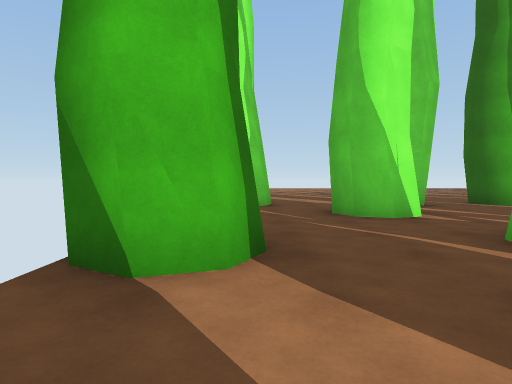
[1] (above)

17 first-person views from a walk through a 3-D level made in the Unity game engine. The camera is 1.2 m above the floor, tilts 2° down and sees 80° across. The floor is counted in squares, 2 m on a side. Each view is taken from the middle of a square. On the plan, view 1 faces up. The plan holds only what a view shows up to about 9 squares ahead; the rest is blank. The place goes on beyond the plan.

[2]
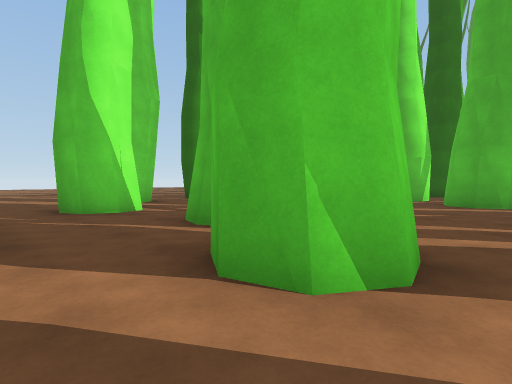

[3]
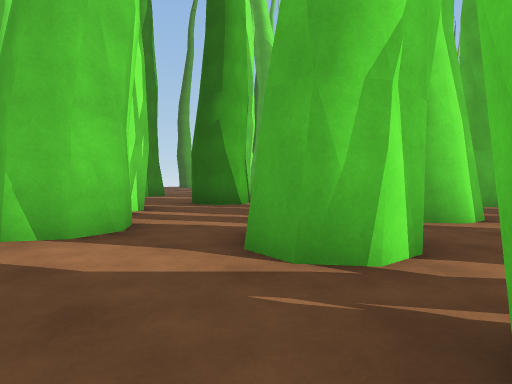

[4]
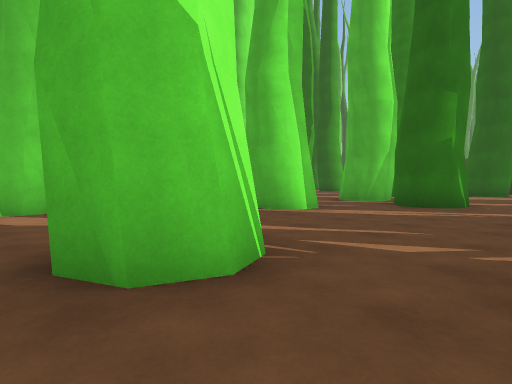

[5]
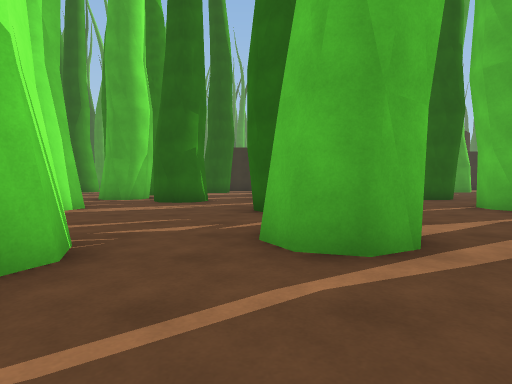

[6]
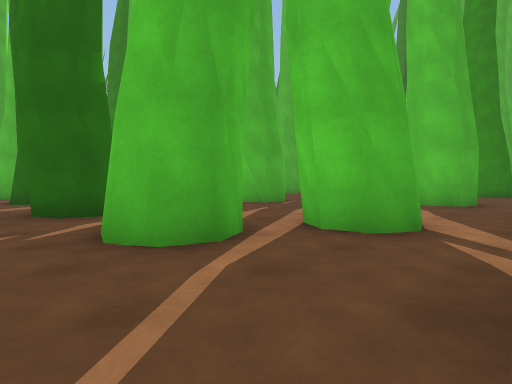

[7]
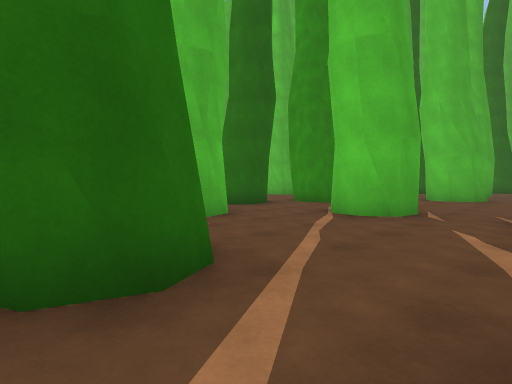

[8]
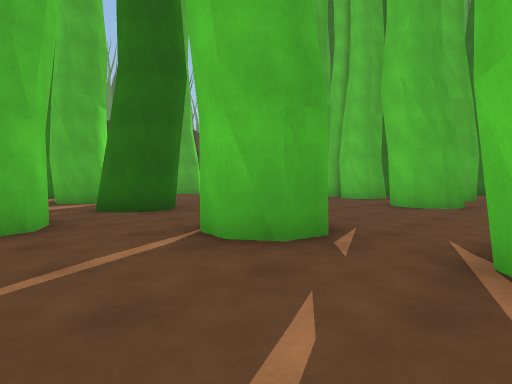

[9]
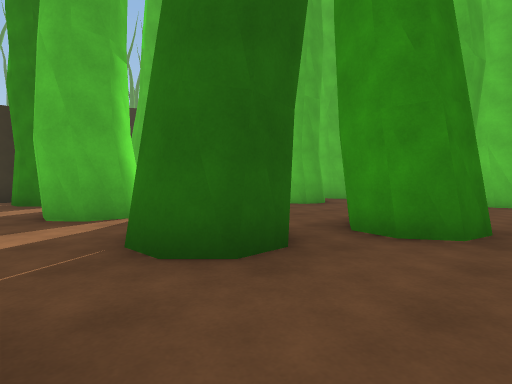

[10]
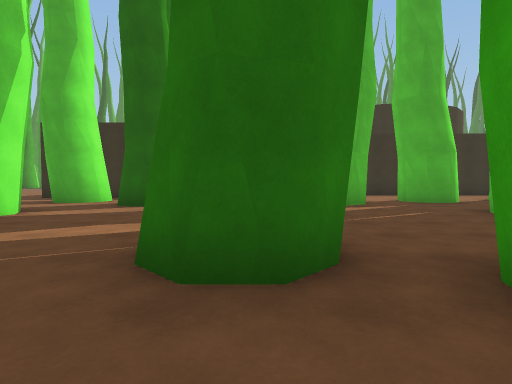

[11]
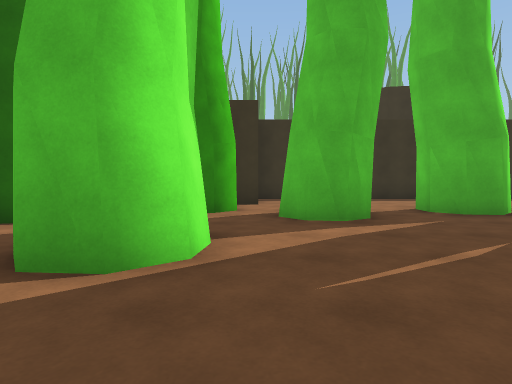

[12]
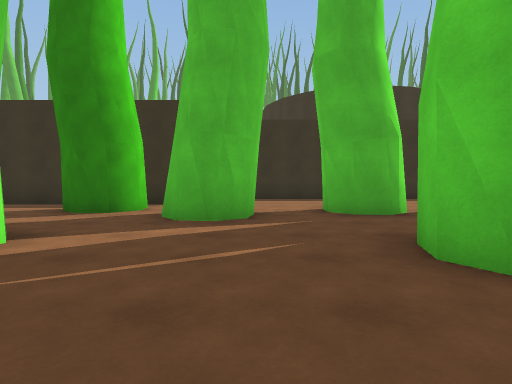

[13]
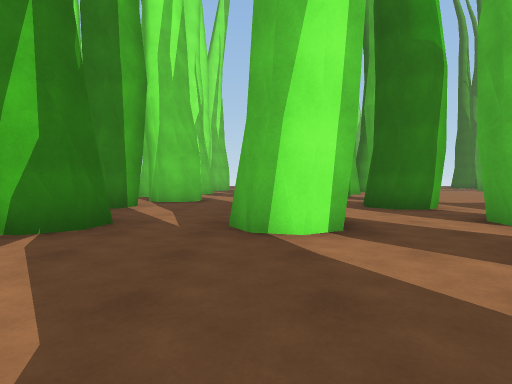

[14]
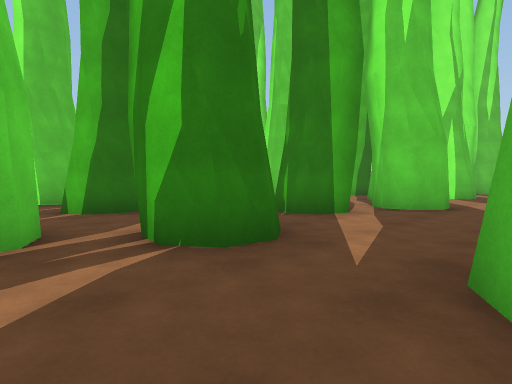

[15]
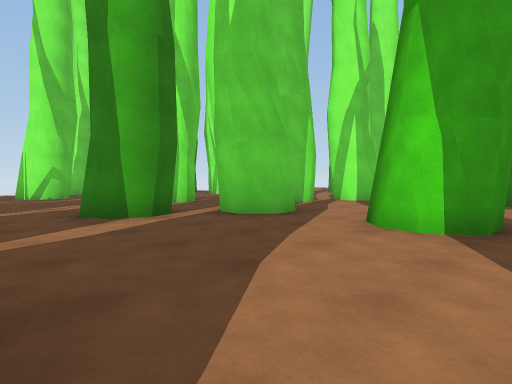

[16]
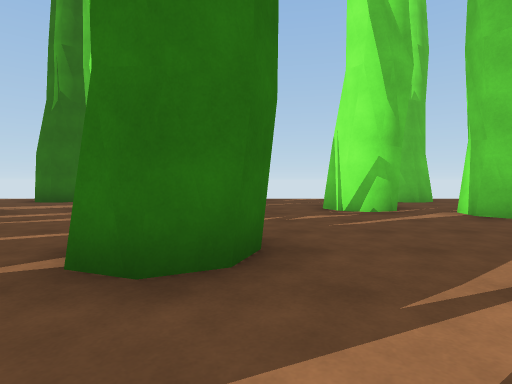

[17]
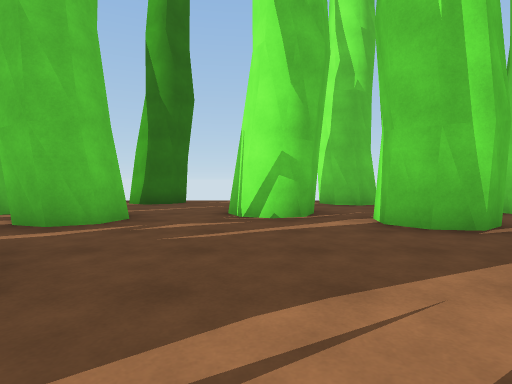

### Floor plan
Key: @ floor where view 1 was taken; # wall or solid block; . floor; O other object.
Columns run from 1 left of view 1 to 20 right of it. Each row starts with its distance up from view 1.
 10   ..
  9   ..  ..
  8  O..O#.#O
  7 O... ...
  6  ..# ..
  5  ..O..
  4  .......
  3  O..O .#
  2 #...##.O  .#   #
  1 ...#......O..  .
  0  @.O......#O.. .
 -1  ......    ... .
 -2  O..O#.##..O#.#O.
 -3  #..##.#O..##..#..
 -4   .#......##.....O
 -5  ..OO.....O#.....##.
 -6 ....................
 -7 #...O..##..O......#
 -8  O..##.O#..#O.O#..#O
 -9  ...................#
-10  ..#.....O#......OO.#
-11  ..O............. ..#
-12   .....##..O...#....#
-13  O..O#.#O..O .O#..#O#
-14  ...................#
-15   .## ....O#.....O  .
-16   .O  ....O .....#....
-17       ..... ..........
-18       .##.. O.O#..#O..
-19       .O ..  .## .O.

Positions as (right, up) in squares from view 1, and headings:
1: (0, 0), facing up
2: (0, -1), facing up-right
3: (1, -4), facing up-right
4: (1, -7), facing up-right
5: (0, -7), facing right
6: (0, -6), facing down-right
7: (4, -7), facing down-right
8: (4, -10), facing down-right
9: (8, -11), facing down-right
10: (8, -13), facing right
11: (11, -14), facing right
12: (11, -16), facing right
13: (13, -12), facing up
14: (13, -10), facing up-left
15: (15, -7), facing up-left
16: (9, -7), facing left
17: (8, -5), facing left
